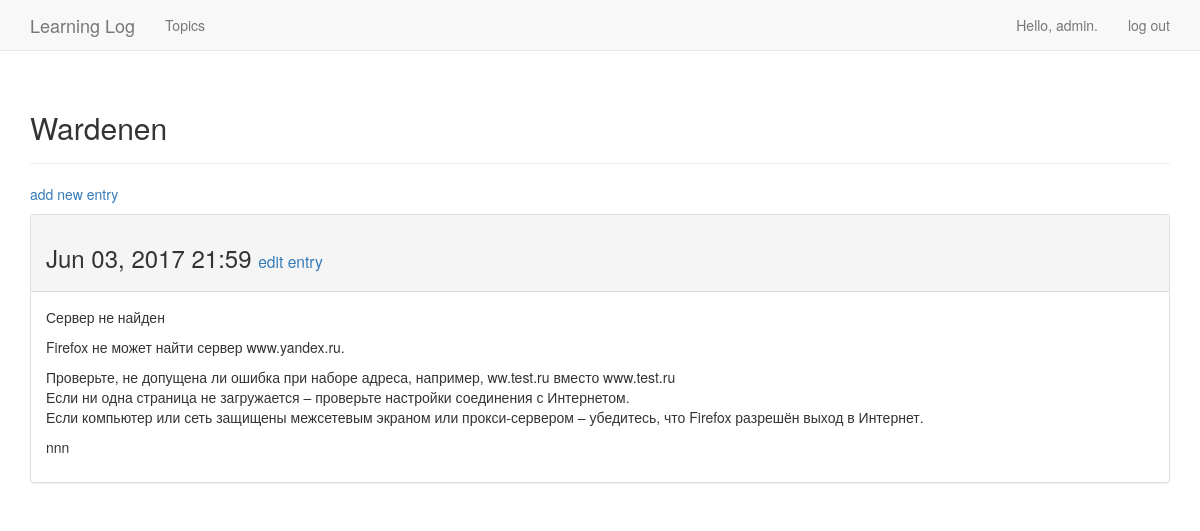
The page /topics/2/ (signed in) on the database its author committed.
### learning_logs/models.py (models this page shows, shortened)
class Topic(models.Model):
    text = models.CharField(max_length=200)
    date_added = models.DateTimeField(auto_now_add=True)
    owner = models.ForeignKey(User)
    def __str__(self):
        return self.text

class Entry(models.Model):
    topic = models.ForeignKey(Topic)
    text = models.TextField()
    date_added = models.DateTimeField(auto_now_add=True)
    class Meta:
        verbose_name_plural = 'entries'

### learning_logs/views.py (the view)
# urls.py: url(r'^topics/(?P<topic_id>\d+)/$', views.topic, name='topic'),
def topic(request, topic_id):
    topic = Topic.objects.get(id=topic_id)
    if topic.owner != request.user:
        raise Http404
    entries = topic.entry_set.order_by('-date_added')
    context = {'topic': topic, 'entries': entries}
    return render(request, 'learning_logs/topic.html', context)

### learning_logs/templates/learning_logs/topic.html
{% extends 'learning_logs/base.html' %}
{% block header %}
  <h2>{{ topic }}</h2>
{% endblock header %}
{% block content %}
  <p>
    <a href="{% url 'learning_logs:new_entry' topic.id %}">add new entry</a>
  </p>
  {% for entry in entries %}
    <div class="panel panel-default">
      <div class="panel-heading">
        <h3>
            {{ entry.date_added|date:'M d, Y H:i' }}
            <small>
                <a href="{% url 'learning_logs:edit_entry' entry.id %}">edit entry</a>
            </small>
        </h3>
      </div>
      <div class="panel-body">
        {{ entry.text|linebreaks }}
      </div>
    </div>
  {% empty %}
      There are no entries for this topic yet.
  {% endfor %}
{% endblock content %}

### learning_logs/templates/learning_logs/base.html (shortened to what this page needs)
{% load bootstrap3 %}
<!DOCTYPE html>
<html>
  <head>
    {% bootstrap_css %}
  </head>
    <body>
      <nav class="navbar navbar-default navbar-static-top">
        <div class="container">
          <div class="navbar-header">
            <a class="navbar-brand" href="{% url 'learning_logs:index' %}">Learning Log</a>
          </div>
          <div id="navbar" class="navbar-collapse collapse">
            <ul class="nav navbar-nav">
              <li><a href="{% url 'learning_logs:topics' %}">Topics</a></li>
            </ul>
            <ul class="nav navbar-nav navbar-right">
              {% if user.is_authenticated %}
                <li><a>Hello, {{ user.username }}.</a></li>
                <li><a href="{% url 'users:logout' %}">log out</a></li>
              {% else %}
                <li><a href="{% url 'users:register' %}">register</a></li>
                <li><a href="{% url 'users:login' %}">log in</a></li>
              {% endif %}
            </ul>
          </div>
        </div>
      </nav>
          <div class="container">
            <div class="page-header">
              {% block header %}{% endblock header %}
            </div>
            <div>
              {% block content %}{% endblock content %}
            </div>
          </div>
    </body>
</html>

### rows shown on the page
Topic: text "Wardenen"
Entry: date_added "Jun 03, 2017 21:59", text "Сервер не найден Firefox не может найти сервер www.yandex.ru. Проверьте, не допущена ли ошибка при наборе адреса, например, ww.test.ru вместо www.test.ru Если ни одна страница не загружается – проверьте настройки соединения с Интернетом. Если компьютер или сеть защищены межсетевым экраном или прокси-сервером – убедитесь, что Firefox разрешён выход в Интернет. nnn"

### other values the page prints
{{ user.username }} "admin"
